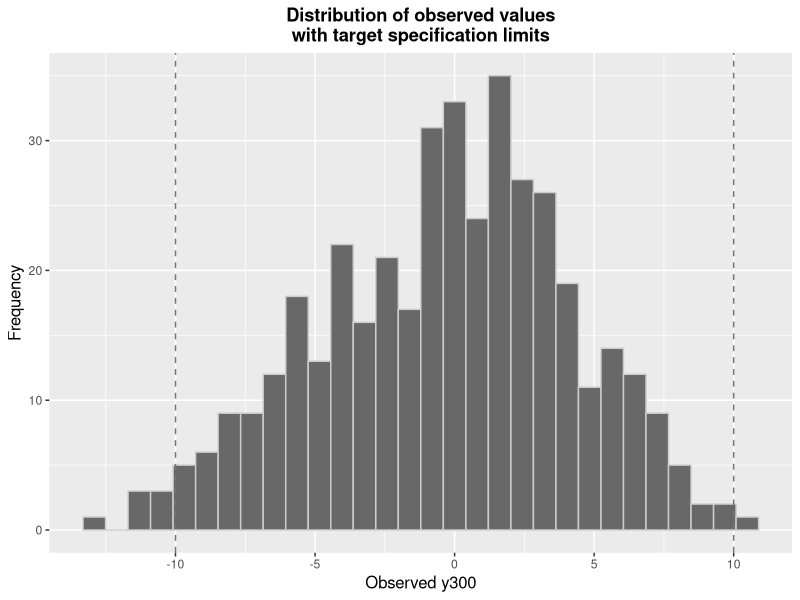
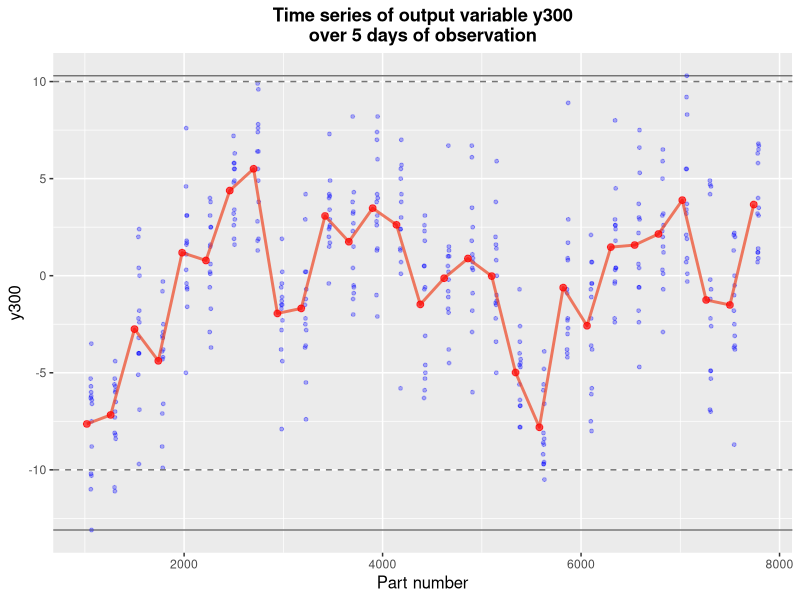
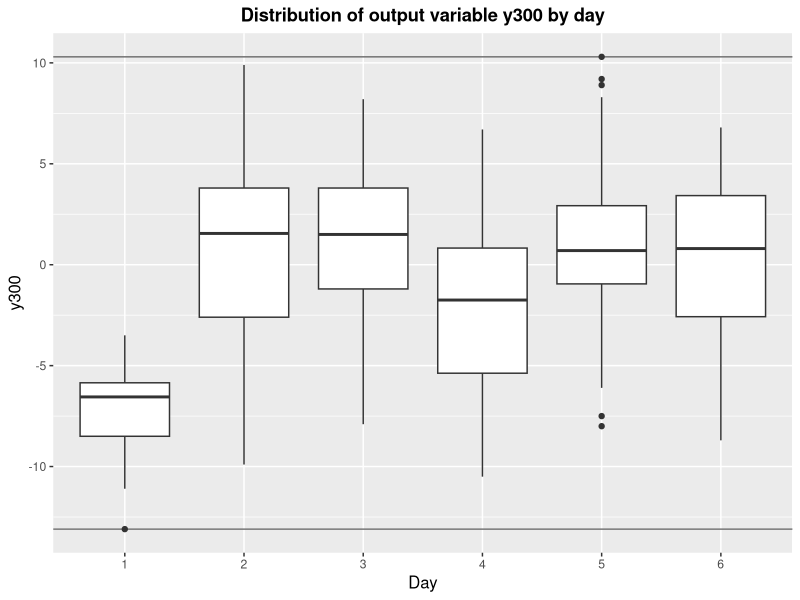
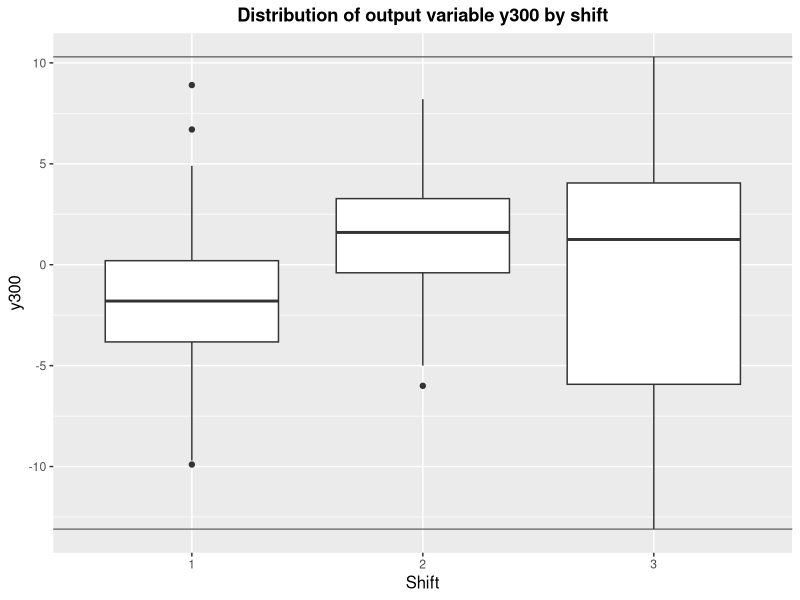
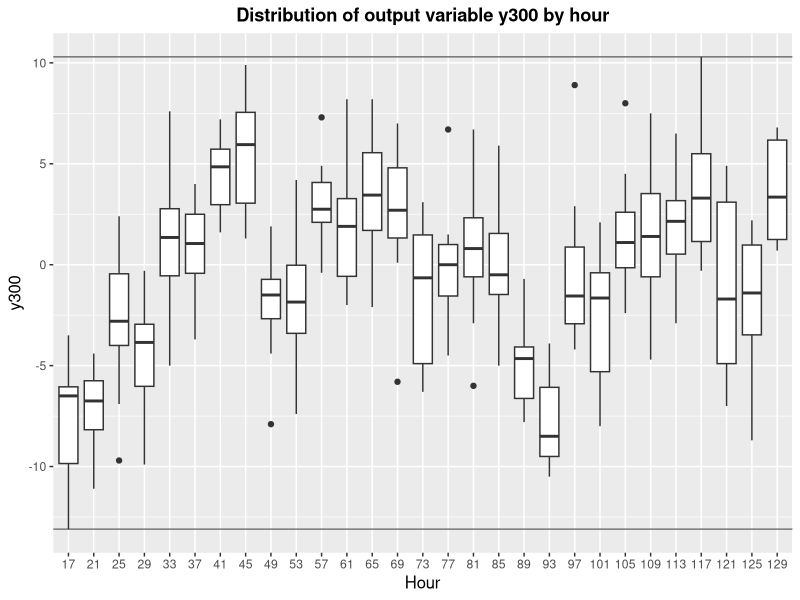
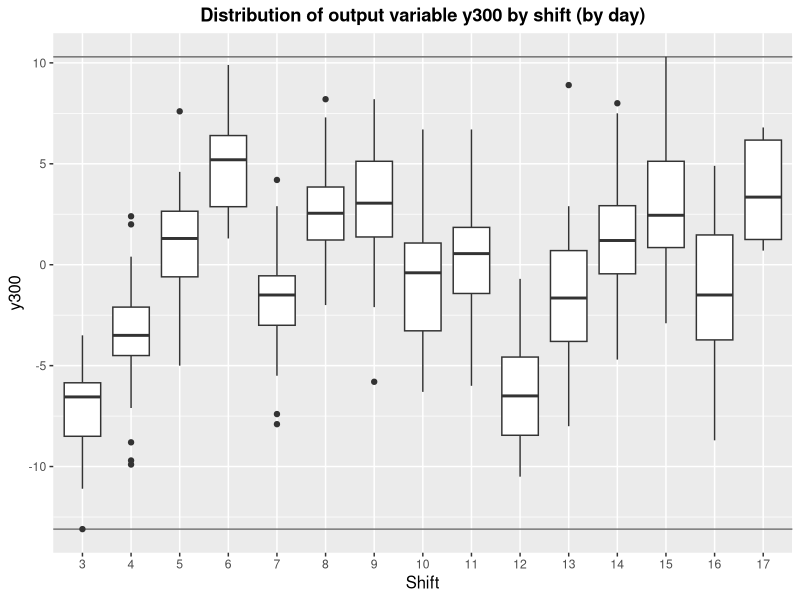
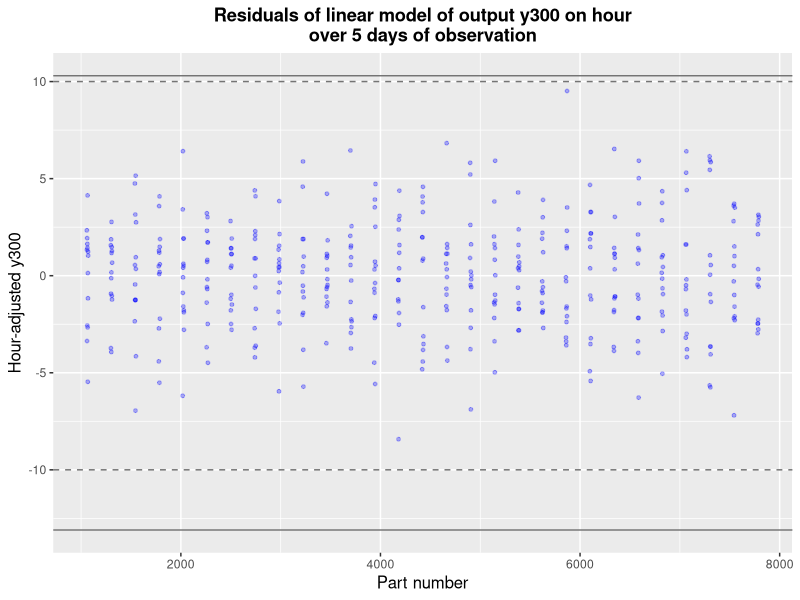

These figures' R source, in order:
# STAT 435 Team 2
# Establishing the Baseline (W1) - Analysis code

library(ggplot2)

data <- read.table("Baseline.csv", sep="\t", header=TRUE)
data$day <- data$daycount
data$hour <- data$partnum %/% 60
data$shift.day <- data$shift + (data$daycount-1)*3

head(data)

y300.mean <- mean(data$y300); y300.mean
y300.sd <- sd(data$y300); y300.sd

ci.halfwidth <- qnorm(0.975) * y300.sd / sqrt(length(data$y300))
y300.mean - ci.halfwidth; y300.mean + ci.halfwidth

y300.min <- min(data$y300); y300.min
y300.max <- max(data$y300); y300.max

num.outof.spec <- sum((data$y300 > 10) | (data$y300 < -10)); num.outof.spec
num.outof.spec/ length(data$y300)

# Histogram showing distribution of the data
ggplot(data=data, mapping=aes(x=y300)) +
  geom_histogram(color="#CCCCCC", fill="#686868") +
  geom_vline(xintercept=-10, color="#747474", linetype="dashed") +
  geom_vline(xintercept=10, color="#747474", linetype="dashed") +
  theme(plot.title=element_text(hjust=0.5, face="bold"), 
        axis.title=element_text(size=12)) +
  ggtitle("Distribution of observed values\nwith target specification limits") +
  xlab("Observed y300") +
  ylab("Frequency")

# A base theme so all plots look consistent
plots.base <- ggplot(data=data) + 
  theme(plot.title=element_text(hjust=0.5, face="bold"), 
        axis.title=element_text(size=12)) +
  geom_hline(yintercept=y300.min, color="#747474") +
  geom_hline(yintercept=y300.max, color="#747474")

# Prep for the multivari plot
hours.df <- data.frame(hour=unique(data$hour))
hours.df$y300.avg <- sapply(hours.df$hour, 
                            function(x){
                              return(mean(subset(data, hour==x)$y300))
                            })

# Multivari plot by hour
plots.base + geom_point(aes(y=y300, x=partnum), color="blue", alpha=0.3, size=1, show.legend=TRUE) +
  geom_line(data=hours.df, 
            mapping=aes(y=y300.avg, x=as.integer(hour)*60),
            colour="#EE4422", size=1, alpha=0.7, show.legend=FALSE) +
  geom_point(data=hours.df, 
             mapping=aes(y=y300.avg, x=as.integer(hour)*60),
             colour="red", size=2, alpha=0.7, show.legend=TRUE) +
  xlab("Part number") +
  ggtitle("Time series of output variable y300\nover 5 days of observation") +
  geom_hline(yintercept=-10, color="#747474", linetype="dashed") +
  geom_hline(yintercept=10, color="#747474", linetype="dashed")

# Boxplot by day
plots.base + geom_boxplot(aes(y=y300, x=as.factor(day))) +
  xlab("Day") + ylab("y300") +
  ggtitle("Distribution of output variable y300 by day")

# Boxplot by shift
plots.base + geom_boxplot(aes(y=y300, x=as.factor(shift))) +
  xlab("Shift") + ylab("y300") +
  ggtitle("Distribution of output variable y300 by shift")

# Boxplot by hour
plots.base + geom_boxplot(aes(y=y300, x=as.factor(hour))) +
  xlab("Hour") + ylab("y300") +
  ggtitle("Distribution of output variable y300 by hour")

# Boxplot by shift by day
plots.base + geom_boxplot(aes(y=y300, x=as.factor(shift.day))) +
  xlab("Shift") + ylab("y300") +
  ggtitle("Distribution of output variable y300 by shift (by day)")


# There was a lot of hourly variability from the multivari chart. 
# We can check this with a linear model. 
# We get an R-squared of 65%: 2/3 of variability can be explained by hour-to-hour 
# (or on the scale of 4 hours) variation
hour.model <- lm(y300 ~ as.factor(hour), data)
summary(hour.model)
1 - summary(hour.model)$r.squared

plots.base + geom_point(aes(y=hour.model$residuals, x=partnum), color="blue", alpha=0.3, size=1) +
  xlab("Part number") +
  ylab("Hour-adjusted y300") +
  ggtitle("Residuals of linear model of output y300 on hour\nover 5 days of observation") +
  geom_hline(yintercept=-10, color="#747474", linetype="dashed") +
  geom_hline(yintercept=10, color="#747474", linetype="dashed")

shift.model <- lm(y300 ~ as.factor(shift), data)
summary(shift.model)

day.model <- lm(y300 ~ as.factor(day), data)
summary(day.model)

shift.day.model <- lm(y300 ~ as.factor(shift.day), data)
summary(shift.day.model)
data$shift.day

summary(shift.day.model)$r.squared - summary(day.model)$r.squared
summary(hour.model)$r.squared - summary(shift.day.model)$r.squared
